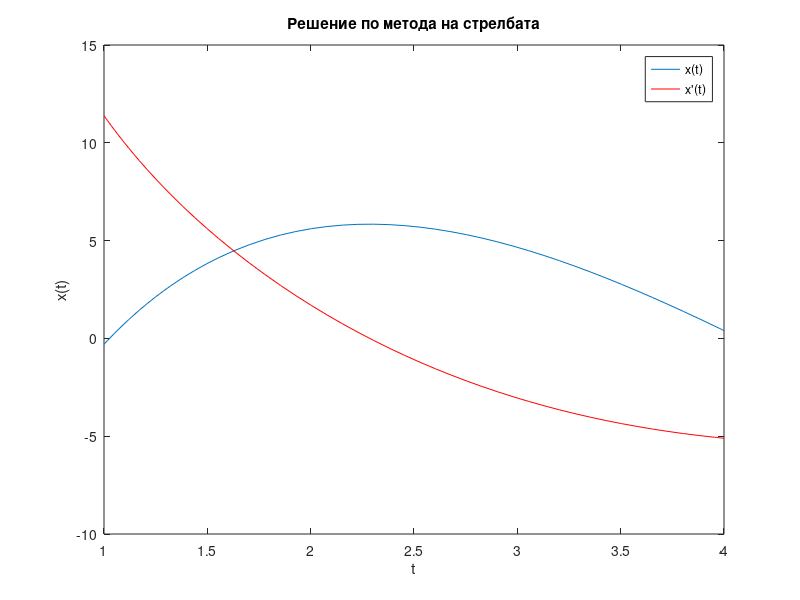

Recreate this plot in MATLAB.
function fourthTask
t0=0;
t0=fsolve(@function1,t0);
x0=[-0.3,t0];
[t,x]=ode45(@function2,[1,4],x0);
figure(4),plot(t,x(:,1),t,x(:,2),'r')
xlabel('t');
ylabel('x(t)');
legend('x(t)', "x'(t)", 'Location', 'northeast');
title('Решение по метода на стрелбата');
end

function f=function1(x)
x0=[-0.3,x];
[t,x]=ode45(@function2,[1,4],x0);
n=length(t);
f=x(n,1)-0.4;
end

function dy=function2(t,x)
dy(1,1)=x(2);
dy(2,1)=sin(1/t^2)-(16/t^2)-(x(1)/t);
end

